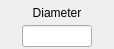
<?xml version="1.0" encoding="UTF-8"?>
<ui version="4.0">
 <class>Form</class>
 <widget class="QWidget" name="Form">
  <property name="geometry">
   <rect>
    <x>0</x>
    <y>0</y>
    <width>114</width>
    <height>49</height>
   </rect>
  </property>
  <property name="minimumSize">
   <size>
    <width>114</width>
    <height>49</height>
   </size>
  </property>
  <property name="maximumSize">
   <size>
    <width>114</width>
    <height>49</height>
   </size>
  </property>
  <property name="windowTitle">
   <string>Form</string>
  </property>
  <layout class="QVBoxLayout" name="verticalLayout" stretch="0">
   <property name="spacing">
    <number>2</number>
   </property>
   <property name="margin">
    <number>2</number>
   </property>
   <item>
    <layout class="QGridLayout" name="gridLayout">
     <item row="3" column="0">
      <widget class="QLineEdit" name="osaDFld">
       <property name="maximumSize">
        <size>
         <width>70</width>
         <height>16777215</height>
        </size>
       </property>
      </widget>
     </item>
     <item row="2" column="0">
      <widget class="QLabel" name="label">
       <property name="text">
        <string>Diameter</string>
       </property>
       <property name="alignment">
        <set>Qt::AlignCenter</set>
       </property>
      </widget>
     </item>
    </layout>
   </item>
  </layout>
 </widget>
 <resources/>
 <connections/>
</ui>
